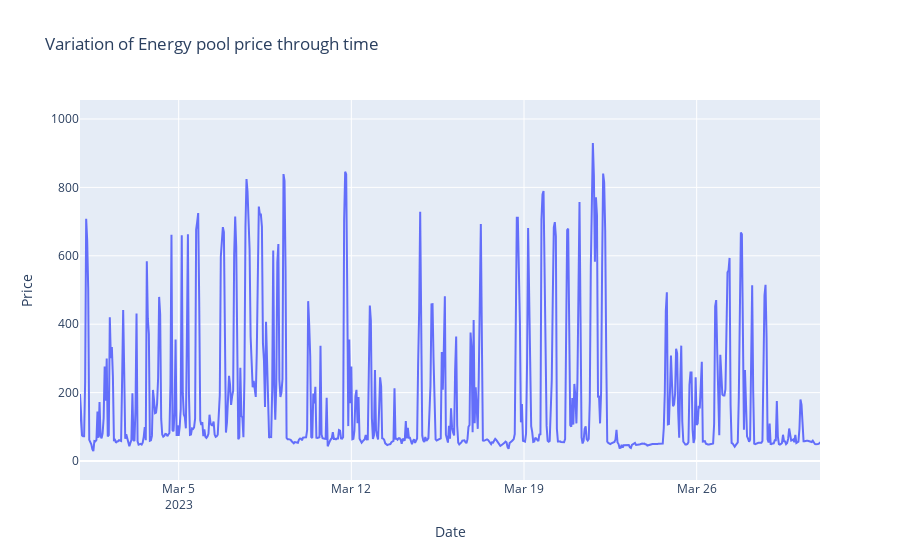

Notebook code cell kept with this figure:
### Code cell
# Create an interactive plot for the target variable
fig = go.Figure()

trace = go.Scatter(x=df.index, y=df['price'], name='Price', mode='lines')
fig.add_trace(trace)

# Set x-axis range to focus on March 2023
fig.update_layout(title="Variation of Energy pool price through time", xaxis_title="Date", yaxis_title="Price", xaxis_range=['2023-03-01', '2023-03-31'])

fig.show()

### Figure 1 — Plotly figure (JSON) as saved in the notebook; plotly's stock layout.template omitted (floating-point values rounded to 4 significant figures; data arrays with more than 128 entries replaced by an {"elided": "..."} marker saying what was removed)
{"data": [{"mode": "lines", "name": "Price", "type": "scatter", "x": {"elided": "72287 str values"}, "y": {"elided": "72287 float values"}}], "layout": {"title": {"text": "Variation of Energy pool price through time"}, "xaxis": {"range": ["2023-03-01", "2023-03-31"], "title": {"text": "Date"}}, "yaxis": {"title": {"text": "Price"}}}}
